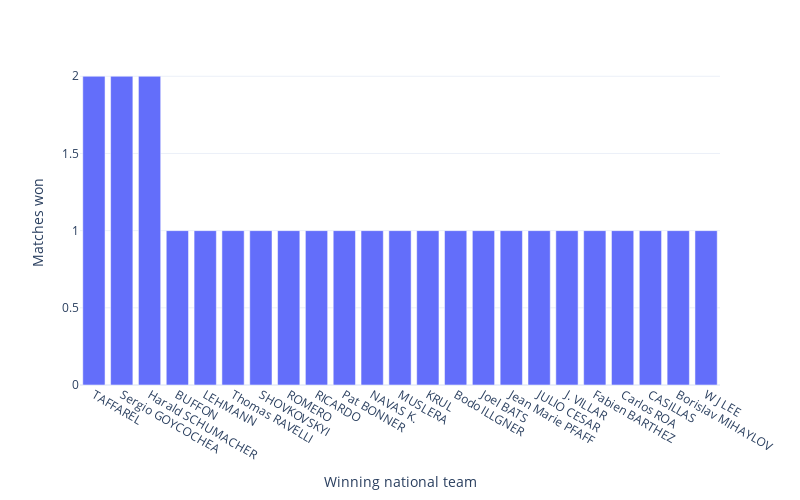

Notebook source saved alongside this figure:
### Code cell
ranking_gk = penalties_gk.groupby('Player Name', as_index = False).agg('count').sort_values(by=['gk_at_penalty'], ascending = False)

# sns.barplot(x = 'Win_team', y = 'Penalties', data = ranking_penalties)
# plt.show()

fig = px.bar(ranking_gk, x = 'Player Name', y = 'gk_at_penalty' )

fig.update_layout(
    autosize=False,
    width=800,
    height=500,
    xaxis = dict(title = 'Goalkeepers'),
    yaxis = dict(title ='Matches won'),
    template = 'plotly_white'
)
fig.show()

### Figure 1 — Plotly figure (JSON) as saved in the notebook; plotly's stock layout.template omitted (floating-point values rounded to 4 significant figures)
{"data": [{"alignmentgroup": "True", "hovertemplate": "Player Name=%{x}<br>gk_at_penalty=%{y}<extra></extra>", "legendgroup": "", "marker": {"color": "#636efa", "pattern": {"shape": ""}}, "name": "", "offsetgroup": "", "orientation": "v", "showlegend": false, "textposition": "auto", "type": "bar", "x": ["TAFFAREL", "Sergio GOYCOCHEA", "Harald SCHUMACHER", "BUFFON", "LEHMANN", "Thomas RAVELLI", "SHOVKOVSKYI", "ROMERO", "RICARDO", "Pat BONNER", "NAVAS K.", "MUSLERA", "KRUL", "Bodo ILLGNER", "Joel BATS", "Jean Marie PFAFF", "JULIO CESAR", "J. VILLAR", "Fabien BARTHEZ", "Carlos ROA", "CASILLAS", "Borislav MIHAYLOV", "W J LEE"], "xaxis": "x", "y": [2, 2, 2, 1, 1, 1, 1, 1, 1, 1, 1, 1, 1, 1, 1, 1, 1, 1, 1, 1, 1, 1, 1], "yaxis": "y"}], "layout": {"autosize": false, "barmode": "relative", "height": 500, "legend": {"tracegroupgap": 0}, "margin": {"t": 60}, "width": 800, "xaxis": {"anchor": "y", "domain": [0, 1], "title": {"text": "Winning national team"}}, "yaxis": {"anchor": "x", "domain": [0, 1], "title": {"text": "Matches won"}}}}
